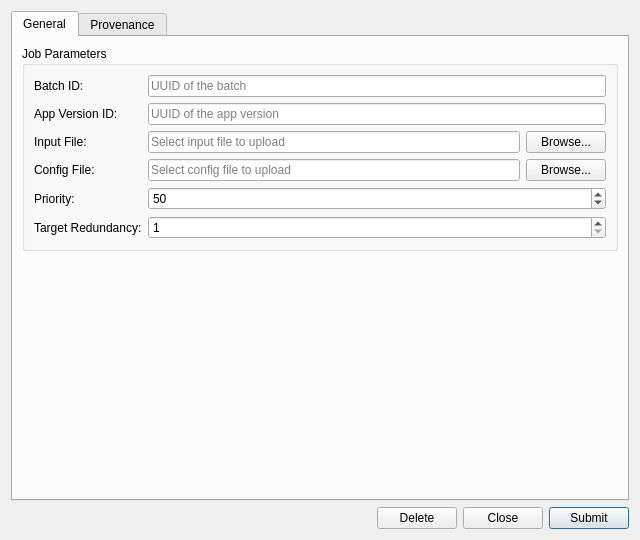
<?xml version="1.0" encoding="UTF-8"?>
<ui version="4.0">
 <class>WorkunitDetailDialog</class>
 <widget class="QWidget" name="WorkunitDetailDialog">
  <property name="geometry">
   <rect>
    <x>0</x>
    <y>0</y>
    <width>640</width>
    <height>540</height>
   </rect>
  </property>
  <property name="minimumSize">
   <size>
    <width>640</width>
    <height>540</height>
   </size>
  </property>
  <property name="windowTitle">
   <string>Submit Workunit</string>
  </property>
  <layout class="QVBoxLayout" name="verticalLayout">
   <item>
    <widget class="QTabWidget" name="tabWidget">
     <property name="currentIndex"><number>0</number></property>
     <widget class="QWidget" name="generalTab">
      <attribute name="title"><string>General</string></attribute>
      <layout class="QVBoxLayout" name="generalLayout">
       <item>
        <widget class="QGroupBox" name="basicInfoGroup">
         <property name="title"><string>Job Parameters</string></property>
         <layout class="QFormLayout" name="formLayout">
          <item row="0" column="0">
           <widget class="QLabel" name="labelBatchId">
            <property name="text"><string>Batch ID:</string></property>
           </widget>
          </item>
          <item row="0" column="1">
           <widget class="QLineEdit" name="batchIdEdit">
            <property name="placeholderText"><string>UUID of the batch</string></property>
           </widget>
          </item>
          <item row="1" column="0">
           <widget class="QLabel" name="labelAppVersionId">
            <property name="text"><string>App Version ID:</string></property>
           </widget>
          </item>
          <item row="1" column="1">
           <widget class="QLineEdit" name="appVersionIdEdit">
            <property name="placeholderText"><string>UUID of the app version</string></property>
           </widget>
          </item>
          <item row="2" column="0">
           <widget class="QLabel" name="labelInputFile">
            <property name="text"><string>Input File:</string></property>
           </widget>
          </item>
          <item row="2" column="1">
           <layout class="QHBoxLayout" name="inputFileLayout">
            <item>
             <widget class="QLineEdit" name="inputFilePathEdit">
              <property name="readOnly"><bool>true</bool></property>
              <property name="placeholderText"><string>Select input file to upload</string></property>
             </widget>
            </item>
            <item>
             <widget class="QPushButton" name="browseInputButton">
              <property name="text"><string>Browse...</string></property>
              <property name="maximumWidth"><number>80</number></property>
             </widget>
            </item>
           </layout>
          </item>
          <item row="3" column="0">
           <widget class="QLabel" name="labelConfigFile">
            <property name="text"><string>Config File:</string></property>
           </widget>
          </item>
          <item row="3" column="1">
           <layout class="QHBoxLayout" name="configFileLayout">
            <item>
             <widget class="QLineEdit" name="configFilePathEdit">
              <property name="readOnly"><bool>true</bool></property>
              <property name="placeholderText"><string>Select config file to upload</string></property>
             </widget>
            </item>
            <item>
             <widget class="QPushButton" name="browseConfigButton">
              <property name="text"><string>Browse...</string></property>
              <property name="maximumWidth"><number>80</number></property>
             </widget>
            </item>
           </layout>
          </item>
          <item row="4" column="0">
           <widget class="QLabel" name="labelPriority">
            <property name="text"><string>Priority:</string></property>
           </widget>
          </item>
          <item row="4" column="1">
           <widget class="QSpinBox" name="prioritySpinBox">
            <property name="minimum"><number>1</number></property>
            <property name="maximum"><number>100</number></property>
            <property name="value"><number>50</number></property>
           </widget>
          </item>
          <item row="5" column="0">
           <widget class="QLabel" name="labelRedundancy">
            <property name="text"><string>Target Redundancy:</string></property>
           </widget>
          </item>
          <item row="5" column="1">
           <widget class="QSpinBox" name="redundancySpinBox">
            <property name="minimum"><number>1</number></property>
            <property name="maximum"><number>10</number></property>
            <property name="value"><number>1</number></property>
           </widget>
          </item>
         </layout>
        </widget>
       </item>
       <item>
        <spacer name="verticalSpacer">
         <property name="orientation"><enum>Qt::Vertical</enum></property>
         <property name="sizeHint" stdset="0">
          <size><width>20</width><height>20</height></size>
         </property>
        </spacer>
       </item>
      </layout>
     </widget>
     <widget class="QWidget" name="provenanceTab">
      <attribute name="title"><string>Provenance</string></attribute>
      <layout class="QVBoxLayout" name="provenanceTabLayout">
       <item>
        <widget class="ores::qt::ProvenanceWidget" name="provenanceWidget" native="true"/>
       </item>
      </layout>
     </widget>
    </widget>
   </item>
   <item>
    <layout class="QHBoxLayout" name="buttonLayout">
     <item>
      <spacer name="horizontalSpacer">
       <property name="orientation"><enum>Qt::Horizontal</enum></property>
       <property name="sizeHint" stdset="0">
        <size><width>40</width><height>20</height></size>
       </property>
      </spacer>
     </item>
     <item>
      <widget class="QPushButton" name="deleteButton">
       <property name="text"><string>Delete</string></property>
      </widget>
     </item>
     <item>
      <widget class="QPushButton" name="closeButton">
       <property name="text"><string>Close</string></property>
      </widget>
     </item>
     <item>
      <widget class="QPushButton" name="saveButton">
       <property name="text"><string>Submit</string></property>
       <property name="default"><bool>true</bool></property>
      </widget>
     </item>
    </layout>
   </item>
  </layout>
 </widget>
 <customwidgets>
  <customwidget>
   <class>ores::qt::ProvenanceWidget</class>
   <extends>QWidget</extends>
   <header>ores.qt/ProvenanceWidget.hpp</header>
  </customwidget>
 </customwidgets>
 <resources/>
 <connections/>
</ui>
